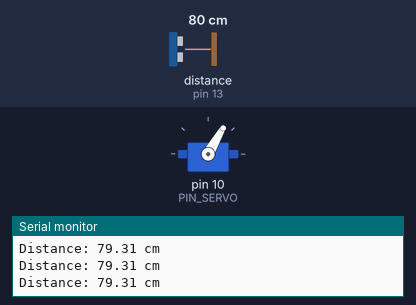
Bench run of a sketch on a simulated Arduino Uno, built with avr-gcc and run on an emulated ATmega328P. Shown: servo, the last lines printed to the serial monitor. Wiring (inferred from the names in the program): ultrasonic range finder: trigger pin 12; echo pin 13. The inputs (shaded band) are chosen by the test bench; at power-on: distance to the obstacle (sensor on pin 13) 80 cm. The echo pulse lasts 58.3 µs per cm.

Above: at 1.7 s.
1.8 s: distance to the obstacle (sensor on pin 13) set to 250 cm
At 3.51 s:
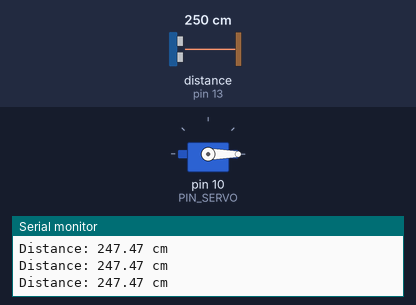
4.8 s: distance to the obstacle (sensor on pin 13) set to 35 cm
At 5.15 s:
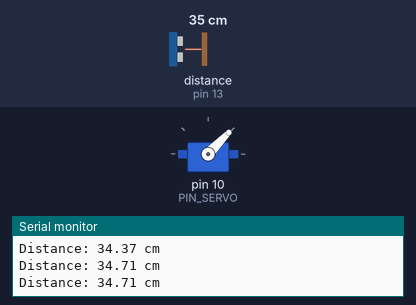
Timing chart, 0 to 13.8 s (numbered marks = the images above; inputs shaded):
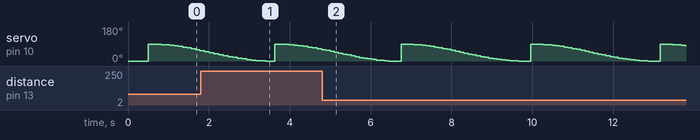

Measured:
- by itself, servo on pin 10 (PIN_SERVO): ramps from 90° to 0° and jumps back, once every 3.2 s

The sketch:

cos.ino
```cpp
#include <Servo.h>
#include <math.h>


#define PIN_TRIG 12
#define PIN_ECHO 13
#define PIN_SERVO 10


#define THRESHOLD_DISTANCE 20.0  // cm, 이 거리 이하로 접근 시 차단기 작동
#define MOVING_TIME 3000         // 차단기 이동 시간 (ms)

Servo gateServo;

int startAngle = 0;    // 내려간 상태
int stopAngle  = 90;   // 올라간 상태
bool isRaising = false;
bool isLowering = false;
unsigned long moveStartTime = 0;

void setup() {
  Serial.begin(9600);
  gateServo.attach(PIN_SERVO);
  pinMode(PIN_TRIG, OUTPUT);
  pinMode(PIN_ECHO, INPUT);

  gateServo.write(startAngle); // 초기 상태: 닫힘
  delay(500);
  Serial.println("Gate system ready 🚧");
}

float measureDistance() {
  digitalWrite(PIN_TRIG, LOW);
  delayMicroseconds(2);
  digitalWrite(PIN_TRIG, HIGH);
  delayMicroseconds(10);
  digitalWrite(PIN_TRIG, LOW);

  long duration = pulseIn(PIN_ECHO, HIGH);
  float distance = duration * 0.034 / 2.0; // cm 변환
  return distance;
}

void loop() {
  float distance = measureDistance();
  Serial.print("Distance: ");
  Serial.print(distance);
  Serial.println(" cm");

  unsigned long now = millis();

  // 차량 감지됨 (차단기 올라감)
  if (distance < THRESHOLD_DISTANCE && !isRaising && !isLowering) {
    isRaising = true;
    moveStartTime = now;
  }

  // 차량이 떠남 (차단기 내려감)
  if (distance > THRESHOLD_DISTANCE + 10 && !isLowering && !isRaising) {
    isLowering = true;
    moveStartTime = now;
  }

  // 차단기 동작 (코사인 기반)
  if (isRaising) {
    float t = float(now - moveStartTime) / MOVING_TIME; // 0~1
    if (t <= 1.0) {
      // 코사인 절반 주기 사용: 부드럽게 상승
      float ease = (1 - cos(M_PI * t)) / 2.0;
      int angle = startAngle + (stopAngle - startAngle) * ease;
      gateServo.write(angle);
    } else {
      gateServo.write(stopAngle);
      isRaising = false;
    }
  }

  if (isLowering) {
    float t = float(now - moveStartTime) / MOVING_TIME; // 0~1
    if (t <= 1.0) {
      // 코사인 절반 주기 사용: 부드럽게 하강
      float ease = (1 - cos(M_PI * t)) / 2.0;
      int angle = stopAngle - (stopAngle - startAngle) * ease;
      gateServo.write(angle);
    } else {
      gateServo.write(startAngle);
      isLowering = false;
    }
  }

  delay(100);
}
```
